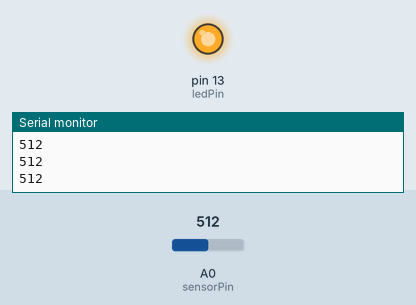
Recording of a sketch running on a simulated Arduino Uno, built with avr-gcc and run on an emulated ATmega328P. On the bench: output pins drawn as LEDs (lit = HIGH), the last lines printed to the serial monitor. Inputs (shaded band) come from the test bench; at power-on: A0 (sensorPin) = 512.

Above: at 1.2 s.
1.3 s: A0 (sensorPin) set to 742
2.8 s: A0 (sensorPin) set to 765
At 3.5 s:
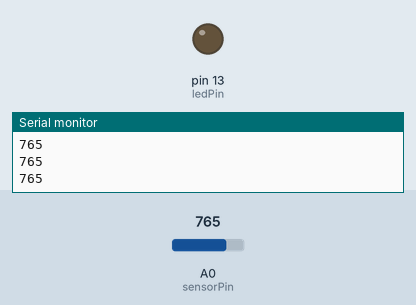
4.3 s: A0 (sensorPin) set to 740
At 4.6 s:
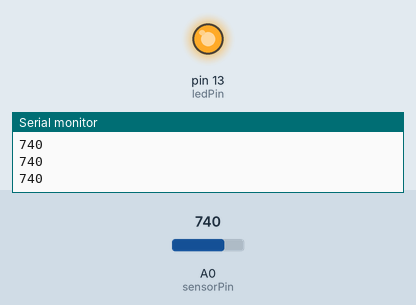
5.8 s: A0 (sensorPin) set to 760
At 7.0 s:
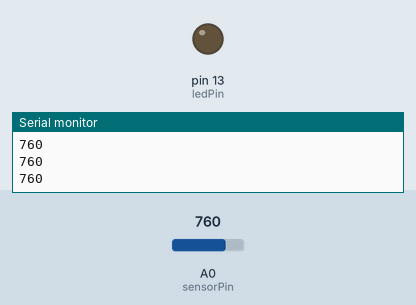
Timing chart, 0 to 8.3 s (numbered marks = the images above; inputs shaded):
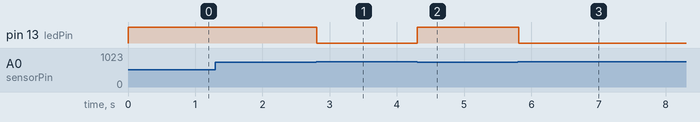

The sketch:

gasTest.ino
```cpp
int sensorPin = A0;    // select the input pin for the potentiometer
int ledPin = LED_BUILTIN;      // select the pin for the LED
int sensorValue = 0;  // variable to store the value coming from the sensor

void setup() {
  Serial.begin(9600);
  pinMode(ledPin, OUTPUT);
  digitalWrite(ledPin, HIGH);
}

void loop() {
  // read the value from the sensor:
  sensorValue = analogRead(sensorPin);
  Serial.println(sensorValue);
  if(sensorValue >= 750)
    digitalWrite(ledPin, LOW);
  else
    digitalWrite(ledPin, HIGH);
}
```

Measured:
- the behaviour switches between 749 and 750 on A0 (sensorPin) (found by bisection; images 0 and 1)
- after the input at 2.8 s, pin 13 (ledPin): HIGH → LOW at once
- after the input at 4.3 s, pin 13 (ledPin): LOW → HIGH at once
- after the input at 5.8 s, pin 13 (ledPin): HIGH → LOW at once
